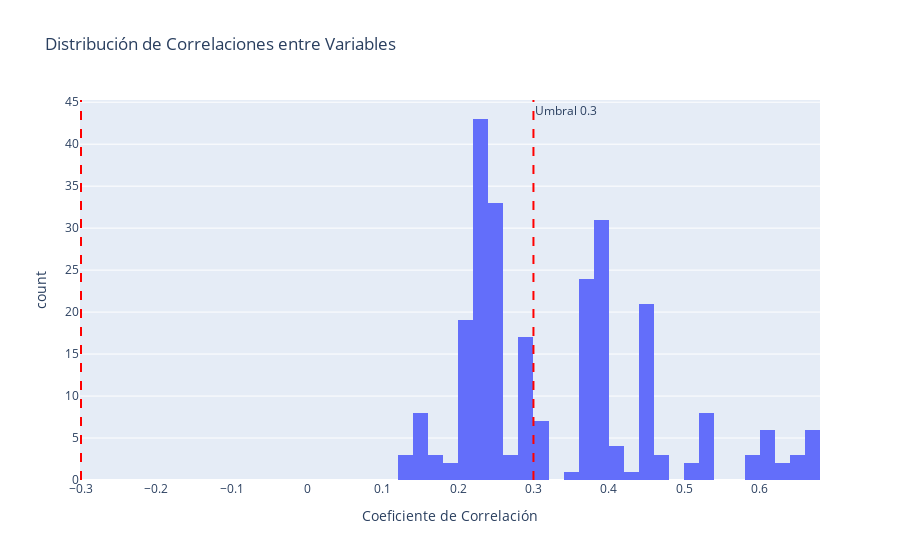

The code cell stored with this chart in its notebook:
### Code cell
# evaluacion de correlaciones
def assess_correlations(data, variables, threshold=0.3):    
    corr_matrix = data[variables].corr()
    
    # Porcentaje de correlaciones significativas
    significant_corrs = (abs(corr_matrix) >= threshold).sum().sum() - len(variables)
    total_possible_corrs = len(variables) * (len(variables) - 1)
    percent_significant = (significant_corrs / total_possible_corrs) * 100
    
    print(f"Umbral de correlación: |r| ≥ {threshold}")
    print(f"Correlaciones significativas: {significant_corrs}/{total_possible_corrs}")
    print(f"Porcentaje: {percent_significant:.1f}%")
    
    # Visualización de distribución de correlaciones
    corr_values = corr_matrix.values[np.triu_indices_from(corr_matrix.values, k=1)]
    
    fig = px.histogram(
        x=corr_values,
        nbins=50,
        title='Distribución de Correlaciones entre Variables',
        labels={'x': 'Coeficiente de Correlación', 'y': 'Frecuencia'}
    )
    
    fig.add_vline(x=threshold, line_dash="dash", line_color="red", 
                  annotation_text=f"Umbral {threshold}")
    fig.add_vline(x=-threshold, line_dash="dash", line_color="red")
    
    fig.update_layout(showlegend=False)
    fig.show()
    
    # Matriz de correlaciones
    corr_det = np.linalg.det(corr_matrix)
    print(f"Determinante de la matriz de correlación: {corr_det:.6f}")
    
    # Test de esfericidad de Bartlett (aproximado)
    n = len(data)
    p = len(variables)
    chi_square = -((n - 1) - (2 * p + 5) / 6) * np.log(corr_det)
    df = p * (p - 1) / 2
    
    print(f"Chi-cuadrado aproximado: {chi_square:.2f}")
    print(f"Grados de libertad: {df}")
    
    return percent_significant

# Evaluar correlaciones
corr_percentage = assess_correlations(data, satisfaction_vars)

### Figure 1 — Plotly figure (JSON) as saved in the notebook; plotly's stock layout.template omitted (floating-point values rounded to 4 significant figures; data arrays with more than 128 entries replaced by an {"elided": "..."} marker saying what was removed)
{"data": [{"bingroup": "x", "hovertemplate": "Coeficiente de Correlación=%{x}<br>count=%{y}<extra></extra>", "legendgroup": "", "marker": {"color": "#636efa", "pattern": {"shape": ""}}, "name": "", "nbinsx": 50, "orientation": "v", "showlegend": false, "type": "histogram", "x": {"elided": "253 float values"}, "xaxis": "x", "yaxis": "y"}], "layout": {"annotations": [{"showarrow": false, "text": "Umbral 0.3", "x": 0.3, "xanchor": "left", "xref": "x", "y": 1, "yanchor": "top", "yref": "y domain"}], "barmode": "relative", "legend": {"tracegroupgap": 0}, "shapes": [{"line": {"color": "red", "dash": "dash"}, "type": "line", "x0": 0.3, "x1": 0.3, "xref": "x", "y0": 0, "y1": 1, "yref": "y domain"}, {"line": {"color": "red", "dash": "dash"}, "type": "line", "x0": -0.3, "x1": -0.3, "xref": "x", "y0": 0, "y1": 1, "yref": "y domain"}], "showlegend": false, "title": {"text": "Distribución de Correlaciones entre Variables"}, "xaxis": {"anchor": "y", "domain": [0, 1], "title": {"text": "Coeficiente de Correlación"}}, "yaxis": {"anchor": "x", "domain": [0, 1], "title": {"text": "count"}}}}
